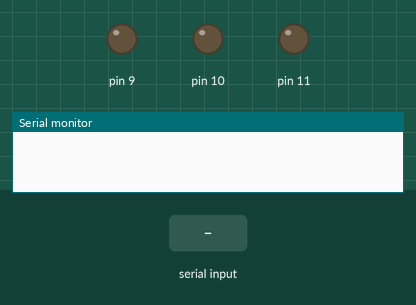
Simulated run of this sketch. Board: Arduino Uno, built with avr-gcc and run on an emulated ATmega328P. On the bench: output pins drawn as LEDs (lit = HIGH), the last lines printed to the serial monitor. The test bench sets the inputs (shaded band).

Above: at 1.2 s.
1.3 s: "1" received over Serial
At 1.9 s:
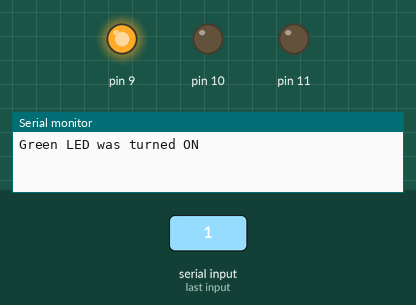
2.8 s: "3" received over Serial
At 3.1 s:
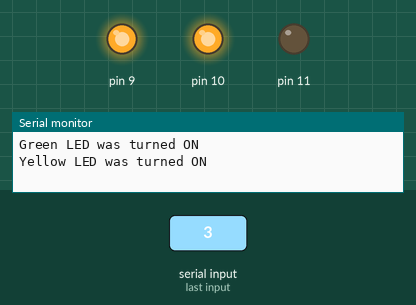
4.3 s: "2" received over Serial
At 5.4 s:
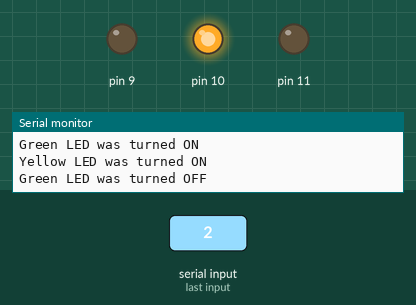
5.8 s: "5" received over Serial
At 6.5 s:
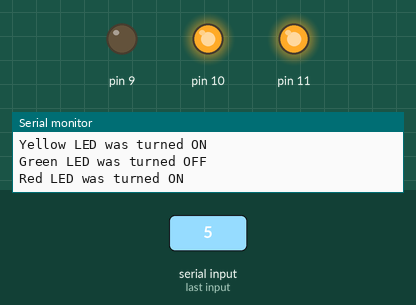
7.3 s: "4" received over Serial
At 7.7 s:
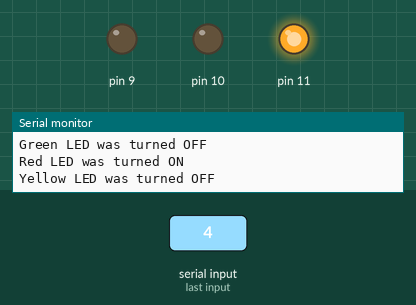
8.8 s: "1" received over Serial
At 10.0 s:
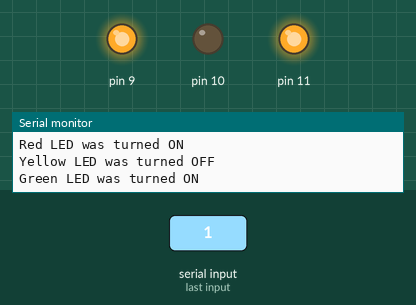
Timing chart, 0 to 11.3 s (numbered marks = the images above; inputs shaded):
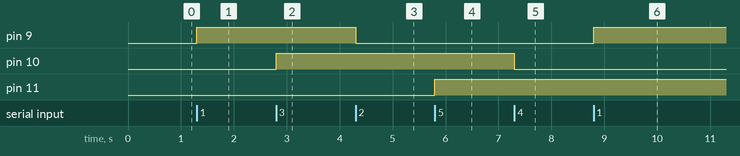

Measured:
- after the input at 1.3 s, pin 9: LOW → HIGH at once
- after the input at 2.8 s, pin 10: LOW → HIGH at once
- after the input at 4.3 s, pin 9: HIGH → LOW at once
- after the input at 5.8 s, pin 11: LOW → HIGH at once
- after the input at 7.3 s, pin 10: HIGH → LOW at once
- after the input at 8.8 s, pin 9: LOW → HIGH at once

The sketch:

serial_read.ino
```cpp
void setup() {
  // put your setup code here, to run once:
  pinMode(9, OUTPUT);
  pinMode(10, OUTPUT);
  pinMode(11, OUTPUT);
  Serial.begin(9600);
}

void loop() {
  // put your main code here, to run repeatedly:
  if (Serial.available()) {
    char key = Serial.read();

    switch (key) {
      case '1':
        digitalWrite(9, HIGH);
        Serial.println("Green LED was turned ON");
        break;
      case '2':
        digitalWrite(9, LOW);
        Serial.println("Green LED was turned OFF");
        break;
      case '3':
        digitalWrite(10, HIGH);
        Serial.println("Yellow LED was turned ON");
        break;
      case '4':
        digitalWrite(10, LOW);
        Serial.println("Yellow LED was turned OFF");
        break;
      case '5':
        digitalWrite(11, HIGH);
        Serial.println("Red LED was turned ON");
        break;
      case '6':
        digitalWrite(11, LOW);
        Serial.println("Red LED was turned OFF");
        break;
    }
  }
}
```
